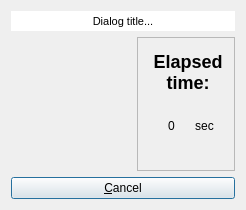
<ui version="4.0" >
 <class>ConversionProgressDialog_base</class>
 <widget class="QDialog" name="ConversionProgressDialog_base" >
  <property name="geometry" >
   <rect>
    <x>0</x>
    <y>0</y>
    <width>246</width>
    <height>210</height>
   </rect>
  </property>
  <property name="sizePolicy" >
   <sizepolicy vsizetype="Preferred" hsizetype="Preferred" >
    <horstretch>0</horstretch>
    <verstretch>0</verstretch>
   </sizepolicy>
  </property>
  <property name="windowTitle" >
   <string>Dialog caption...</string>
  </property>
  <property name="windowIcon">
   <iconset resource="gex.qrc">
    <normaloff>:/gex/icons/gex_application_48x48.png</normaloff>:/gex/icons/gex_application_48x48.png</iconset>
  </property>
  <property name="autoFillBackground" >
   <bool>true</bool>
  </property>
  <property name="sizeGripEnabled" >
   <bool>false</bool>
  </property>
  <layout class="QGridLayout" name="gridLayout" >
   <item row="0" column="0" >
    <widget class="QTextEdit" name="editTitle" >
     <property name="sizePolicy" >
      <sizepolicy vsizetype="Expanding" hsizetype="Expanding" >
       <horstretch>0</horstretch>
       <verstretch>0</verstretch>
      </sizepolicy>
     </property>
     <property name="maximumSize" >
      <size>
       <width>16777215</width>
       <height>20</height>
      </size>
     </property>
     <property name="baseSize" >
      <size>
       <width>0</width>
       <height>0</height>
      </size>
     </property>
     <property name="acceptDrops" >
      <bool>false</bool>
     </property>
     <property name="frameShape" >
      <enum>QFrame::NoFrame</enum>
     </property>
     <property name="verticalScrollBarPolicy" >
      <enum>Qt::ScrollBarAlwaysOff</enum>
     </property>
     <property name="horizontalScrollBarPolicy" >
      <enum>Qt::ScrollBarAlwaysOff</enum>
     </property>
     <property name="autoFormatting" >
      <set>QTextEdit::AutoAll</set>
     </property>
     <property name="html" >
      <string>&lt;!DOCTYPE HTML PUBLIC "-//W3C//DTD HTML 4.0//EN" "http://www.w3.org/TR/REC-html40/strict.dtd">
&lt;html>&lt;head>&lt;meta name="qrichtext" content="1" />&lt;style type="text/css">
p, li { white-space: pre-wrap; }
&lt;/style>&lt;/head>&lt;body style=" font-family:'MS Shell Dlg 2'; font-size:7.8pt; font-weight:400; font-style:normal;">
&lt;p align="center" style=" margin-top:12px; margin-bottom:12px; margin-left:0px; margin-right:0px; -qt-block-indent:0; text-indent:0px; font-size:8pt;">Dialog title...&lt;/p>&lt;/body>&lt;/html></string>
     </property>
     <property name="textInteractionFlags" >
      <set>Qt::NoTextInteraction</set>
     </property>
    </widget>
   </item>
   <item row="1" column="0" >
    <layout class="QHBoxLayout" >
     <item>
      <widget class="QLabel" name="labelAnimation" >
       <property name="sizePolicy" >
        <sizepolicy vsizetype="Fixed" hsizetype="Fixed" >
         <horstretch>0</horstretch>
         <verstretch>0</verstretch>
        </sizepolicy>
       </property>
       <property name="minimumSize" >
        <size>
         <width>120</width>
         <height>120</height>
        </size>
       </property>
       <property name="maximumSize" >
        <size>
         <width>120</width>
         <height>120</height>
        </size>
       </property>
       <property name="text" >
        <string/>
       </property>
       <property name="alignment" >
        <set>Qt::AlignCenter</set>
       </property>
       <property name="wordWrap" >
        <bool>false</bool>
       </property>
      </widget>
     </item>
     <item>
      <widget class="QFrame" name="frame" >
       <property name="frameShape" >
        <enum>QFrame::StyledPanel</enum>
       </property>
       <property name="frameShadow" >
        <enum>QFrame::Raised</enum>
       </property>
       <widget class="QLabel" name="labelElapsed" >
        <property name="geometry" >
         <rect>
          <x>10</x>
          <y>10</y>
          <width>82</width>
          <height>50</height>
         </rect>
        </property>
        <property name="text" >
         <string>&lt;h2>Elapsed time:&lt;/h2></string>
        </property>
        <property name="alignment" >
         <set>Qt::AlignCenter</set>
        </property>
        <property name="wordWrap" >
         <bool>true</bool>
        </property>
       </widget>
       <widget class="QWidget" name="layoutWidget" >
        <property name="geometry" >
         <rect>
          <x>10</x>
          <y>66</y>
          <width>82</width>
          <height>46</height>
         </rect>
        </property>
        <layout class="QHBoxLayout" >
         <item>
          <widget class="QLabel" name="labelElapsedSec" >
           <property name="text" >
            <string>0</string>
           </property>
           <property name="alignment" >
            <set>Qt::AlignCenter</set>
           </property>
           <property name="wordWrap" >
            <bool>false</bool>
           </property>
          </widget>
         </item>
         <item>
          <widget class="QLabel" name="labelSec" >
           <property name="text" >
            <string>sec</string>
           </property>
           <property name="alignment" >
            <set>Qt::AlignCenter</set>
           </property>
           <property name="wordWrap" >
            <bool>true</bool>
           </property>
          </widget>
         </item>
        </layout>
       </widget>
      </widget>
     </item>
    </layout>
   </item>
   <item row="2" column="0" >
    <widget class="QPushButton" name="buttonCancel" >
     <property name="toolTip" >
      <string>Cancel process</string>
     </property>
     <property name="whatsThis" >
      <string>Use this button to cancel the conversion. You will have to manually kill the report creation...</string>
     </property>
     <property name="text" >
      <string>&amp;Cancel</string>
     </property>
     <property name="shortcut" >
      <string/>
     </property>
     <property name="autoDefault" >
      <bool>true</bool>
     </property>
    </widget>
   </item>
  </layout>
 </widget>
 <layoutdefault spacing="6" margin="11" />
 <pixmapfunction>qPixmapFromMimeSource</pixmapfunction>
 <resources>
  <include location="gex.qrc"/>
 </resources>
 <connections/>
</ui>
